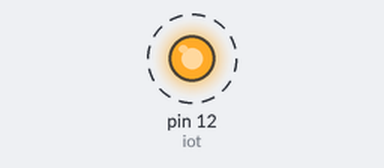
The sketch below on a simulated Arduino Uno, built with avr-gcc and run on an emulated ATmega328P. Shown: output pins drawn as LEDs (lit = HIGH). Dashed ring = blinking.

Above: at 0.07 s.
Timing chart, 0 to 3.0 s (numbered marks = the images above):
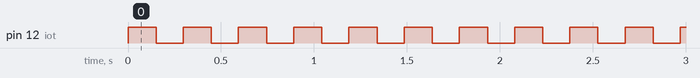

The sketch:

analog1.ino
```cpp
#include <analogWrite.h>
int iot = 12;

void setup(){
     pinMode(iot,OUTPUT);
}


void loop(){
  for (int x = 255; x > 0; x--) {
    analogWrite(iot , x);
    delay(1);
    Serial.println(x);
  }
 }
```

Measured:
- by itself, pin 12 (iot): alternates HIGH for 0.15 s and LOW for 0.15 s
